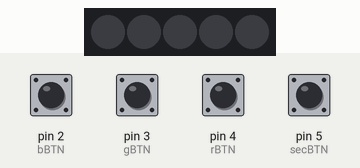
Bench run of a sketch on a simulated Arduino Uno, built with avr-gcc and run on an emulated ATmega328P. On the bench: 5 RGB LEDs in strip order, left to right. The test bench sets the inputs (shaded band); at power-on: pin 2 (bBTN), pin 3 (gBTN), pin 4 (rBTN), pin 5 (secBTN) HIGH. Dim RGB values are drawn brighter than linear.

Above: at 1.2 s.
1.3 s: pin 5 (secBTN) pulled LOW for 1 s
At 1.45 s:
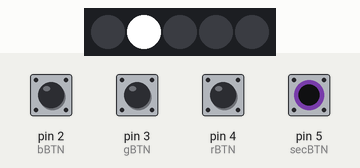
3.8 s: pin 2 (bBTN) pulled LOW for 0.15 s
At 5.1 s:
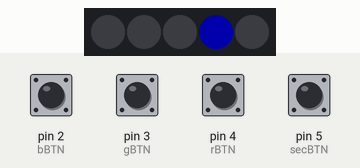
5.4 s: pin 3 (gBTN) pulled LOW for 0.15 s
At 6.6 s:
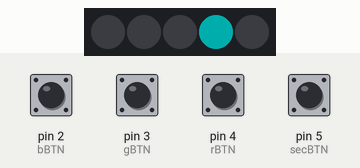
7.0 s: pin 5 (secBTN) pulled LOW for 0.15 s
At 7.15 s:
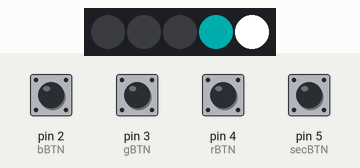
8.8 s: pin 4 (rBTN) pulled LOW for 0.15 s
At 10.1 s:
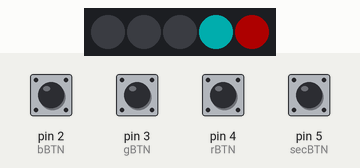
10.4 s: pin 2 (bBTN) pulled LOW for 1 s
At 12.8 s:
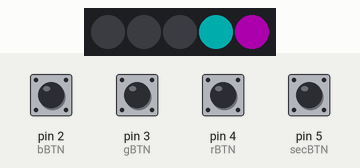
Timing chart, 0 to 13.9 s (numbered marks = the images above; inputs shaded):
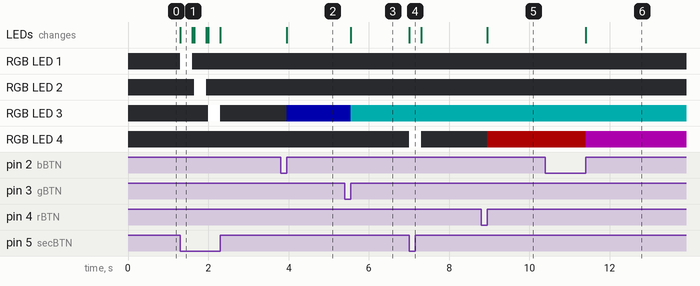

The sketch:

sketch.ino
```cpp
#include <Adafruit_NeoPixel.h>
#define secBTN 5
#define rBTN 4
#define gBTN 3
#define bBTN 2
byte sec=0;

int rDeg=0;
int gDeg=0;
int bDeg=0;

int ledSayisi = 5;
int ledPin = 8;
int parlaklik = 255;
Adafruit_NeoPixel neoLed(ledSayisi, ledPin, NEO_GRB + NEO_KHZ800);
void setup()
  {
    pinMode(secBTN, INPUT_PULLUP);
    pinMode(rBTN, INPUT_PULLUP);
    pinMode(gBTN, INPUT_PULLUP);
    pinMode(bBTN, INPUT_PULLUP);
    neoLed.begin();
    neoLed.clear();
    neoLed.setBrightness(parlaklik);
  }

void loop()
  {
    if (digitalRead(secBTN)==0)
      {
        sec=sec+1;
        if(sec==5)sec=0;
        ledShow(sec,255,255, 255);
        delay(250);
        rDeg=0;
        gDeg=0;
        bDeg=0;
        ledShow(sec,rDeg,gDeg, bDeg);
      }

    if (digitalRead(rBTN)==0)
      {
       while(digitalRead(rBTN)==0);
       rDeg=rDeg+50;
       if(rDeg==300)rDeg=0;
       ledShow(sec,rDeg,gDeg, bDeg);
      }

    if (digitalRead(gBTN)==0)
      {
       while(digitalRead(gBTN)==0);
       gDeg=gDeg+50;
       if(gDeg==300)gDeg=0;
       ledShow(sec,rDeg,gDeg, bDeg);
      }

    if (digitalRead(bBTN)==0)
          {
          while(digitalRead(bBTN)==0);
          bDeg=bDeg+50;
          if(bDeg==300)bDeg=0;
          ledShow(sec,rDeg,gDeg, bDeg);
          }
  }

void ledShow(int i,byte r,byte g, byte b)
  {
    neoLed.setPixelColor(i, neoLed.Color(r, g, b));
    neoLed.show();
    delay(50);
  }
```

Measured:
- after the input at 1.3 s, RGB LED 1: off → RGB(255, 255, 255) at once, → off 0.30 s later; RGB LED 2: off → RGB(255, 255, 255) after 0.35 s, → off 0.30 s later; RGB LED 3: off → RGB(255, 255, 255) after 0.70 s, → off 0.30 s later; the LEDs: change at once (image 1)
- after the input at 3.8 s, RGB LED 3: off → RGB(0, 0, 50) after 0.15 s; the LEDs: change after 0.15 s (image 2)
- after the input at 5.4 s, RGB LED 3: RGB(0, 0, 50) → RGB(0, 50, 50) after 0.15 s; the LEDs: change after 0.15 s (image 3)
- after the input at 7.0 s, RGB LED 4: off → RGB(255, 255, 255) at once, → off 0.30 s later; the LEDs: change at once (image 4)
- after the input at 8.8 s, RGB LED 4: off → RGB(50, 0, 0) after 0.15 s; the LEDs: change after 0.15 s (image 5)
- after the input at 10.4 s, RGB LED 4: RGB(50, 0, 0) → RGB(50, 0, 50) after 1.0 s; the LEDs: change after 1.0 s (image 6)
